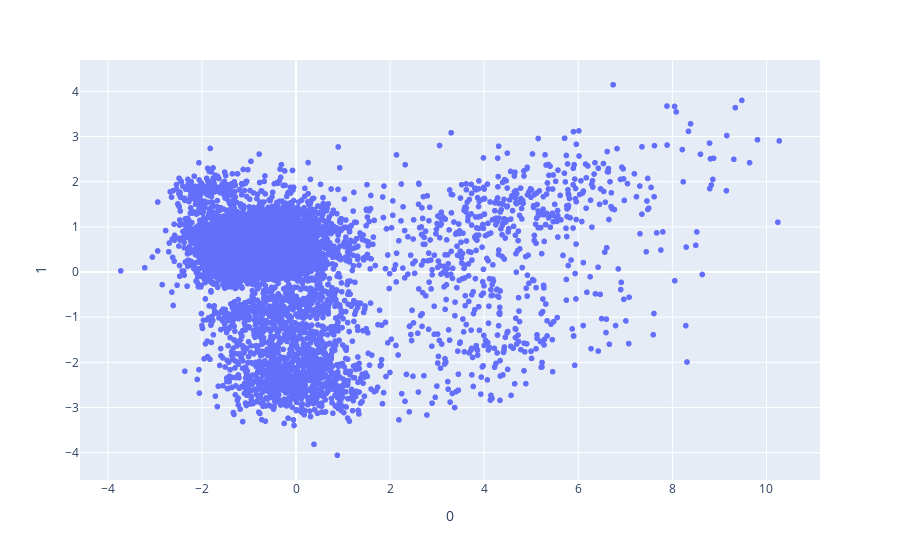

Notebook source saved alongside this figure:
### Code cell
import plotly.express as px
from sklearn.preprocessing import StandardScaler
scaler = StandardScaler()

num_data = X_train2[num_cols].copy()
num_data = num_data.fillna(num_data.median())
num_data = scaler.fit_transform(num_data)

labels = y_train2.astype(str).values

pca = PCA(random_state=0)
num_data_pca = pd.DataFrame(pca.fit_transform(num_data))

fig = px.scatter(num_data_pca,x=0, y=1)


fig.update_traces(marker=dict(size=6,
                              ))
fig.show()


# fig =px.scatter_3d(num_data_pca, x=0, y=1, z=2,
#               color=labels)
# fig.update_traces(marker=dict(size=5,
#                               line=dict(width=2,
#                                         color='DarkSlateGrey')),
#                   selector=dict(mode='markers'))
# fig.show()

### Figure 1 — Plotly figure (JSON) as saved in the notebook; plotly's stock layout.template omitted (floating-point values rounded to 4 significant figures; data arrays with more than 128 entries replaced by an {"elided": "..."} marker saying what was removed)
{"data": [{"hoverlabel": {"namelength": 0}, "hovertemplate": "0=%{x}<br>1=%{y}", "legendgroup": "", "marker": {"color": "#636efa", "size": 6, "symbol": "circle"}, "mode": "markers", "name": "", "showlegend": false, "type": "scattergl", "x": {"elided": "5576 float values"}, "xaxis": "x", "y": {"elided": "5576 float values"}, "yaxis": "y"}], "layout": {"legend": {"tracegroupgap": 0}, "margin": {"t": 60}, "xaxis": {"anchor": "y", "domain": [0, 1], "title": {"text": "0"}}, "yaxis": {"anchor": "x", "domain": [0, 1], "title": {"text": "1"}}}}
